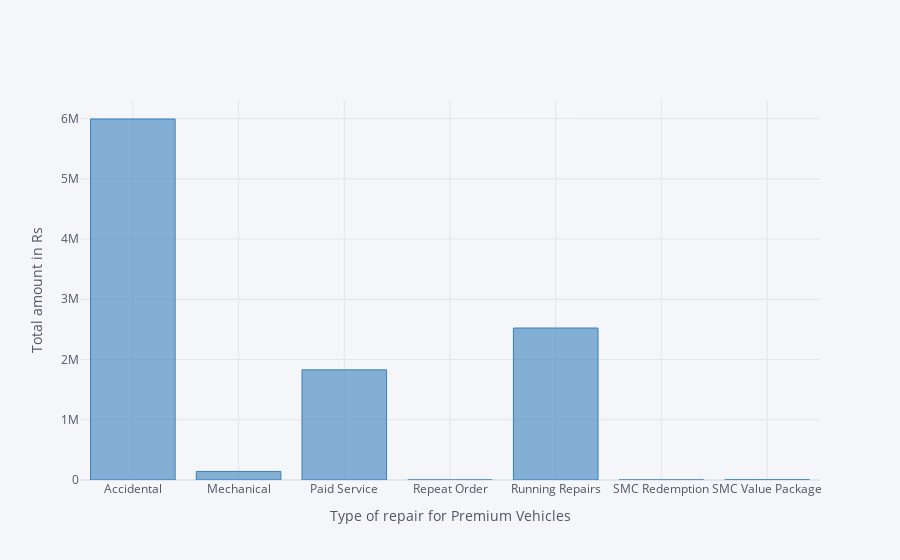

The code cell stored with this chart in its notebook:
### Code cell
Final_Invoice[(Final_Invoice['Car_Segment']=='Premium')].groupby(['Order Type'])['Total Amt Wtd Tax.'].sum().iplot(kind='bar',xTitle='Type of repair for Premium Vehicles', yTitle='Total amount in Rs', colors='blue')

### Figure 1 — Plotly figure (JSON) as saved in the notebook; plotly's stock layout.template omitted (floating-point values rounded to 4 significant figures)
{"data": [{"marker": {"color": "rgba(55, 128, 191, 0.6)", "line": {"color": "rgba(55, 128, 191, 1.0)", "width": 1}}, "name": "Total Amt Wtd Tax.", "orientation": "v", "text": "", "type": "bar", "x": ["Accidental", "Mechanical", "Paid Service", "Repeat Order", "Running Repairs", "SMC Redemption", "SMC Value Package"], "y": [5992000.0, 142200.0, 1828000.0, 0, 2523000.0, 674, 3001.0]}], "layout": {"legend": {"bgcolor": "#F5F6F9", "font": {"color": "#4D5663"}}, "paper_bgcolor": "#F5F6F9", "plot_bgcolor": "#F5F6F9", "title": {"font": {"color": "#4D5663"}}, "xaxis": {"gridcolor": "#E1E5ED", "showgrid": true, "tickfont": {"color": "#4D5663"}, "title": {"font": {"color": "#4D5663"}, "text": "Type of repair for Premium Vehicles"}, "zerolinecolor": "#E1E5ED"}, "yaxis": {"gridcolor": "#E1E5ED", "showgrid": true, "tickfont": {"color": "#4D5663"}, "title": {"font": {"color": "#4D5663"}, "text": "Total amount in Rs"}, "zerolinecolor": "#E1E5ED"}}}
